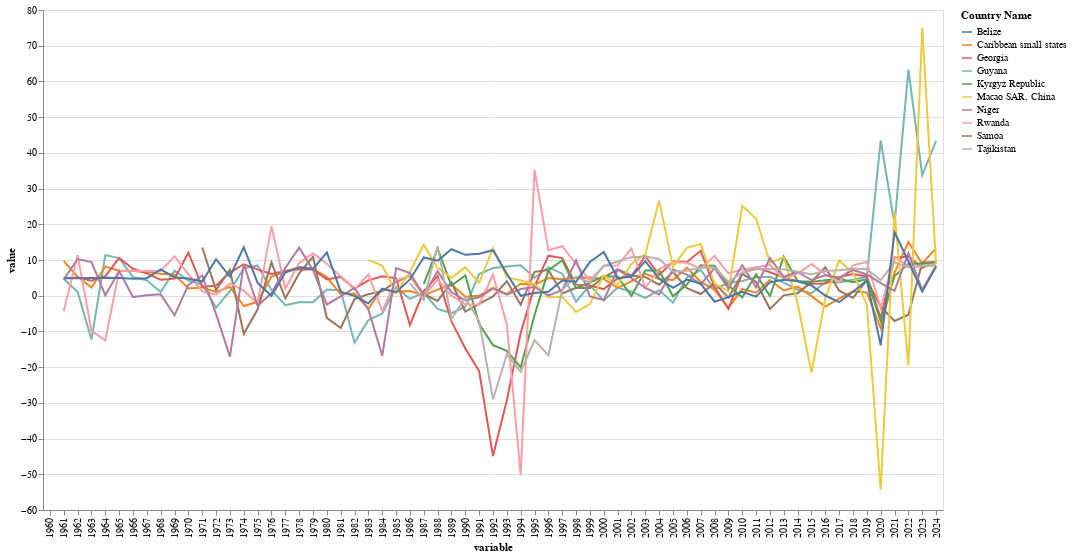

The code cell stored with this chart in its notebook:
### Code cell
alt.Chart(top_10_countries_combined_df_melted).mark_line().encode(
  #x=alt.X('year'),
  x=alt.X('variable'),
  #y=alt.Y('gdp_growth_rate'),
  y=alt.Y('value'),
  color = alt.Color('Country Name')
).properties(
    width=900,
    height=500
)

### Figure 1 — Vega-Lite specification as saved in the notebook (floating-point values rounded to 4 significant figures; data arrays with more than 128 entries replaced by an {"elided": "..."} marker saying what was removed)
{"config": {"view": {"continuousWidth": 300, "continuousHeight": 300}}, "data": {"name": "data-400f1ad8bda08f45119d6566e4709718"}, "mark": {"type": "line"}, "encoding": {"color": {"field": "Country Name", "type": "nominal"}, "x": {"field": "variable", "type": "nominal"}, "y": {"field": "value", "type": "quantitative"}}, "height": 500, "width": 900, "$schema": "https://vega.github.io/schema/vega-lite/v5.20.1.json", "datasets": {"data-400f1ad8bda08f45119d6566e4709718": {"elided": "650 records"}}}
